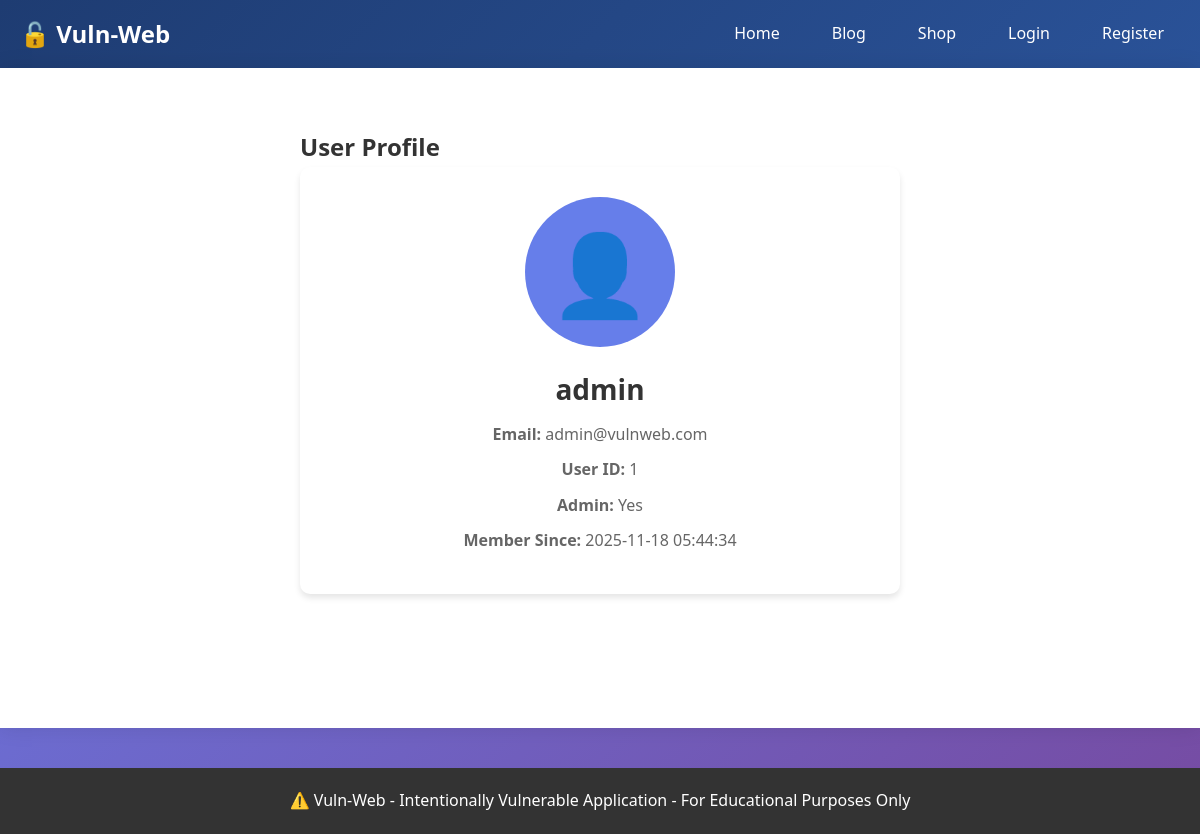
The page /user/1 on the database as committed earlier.
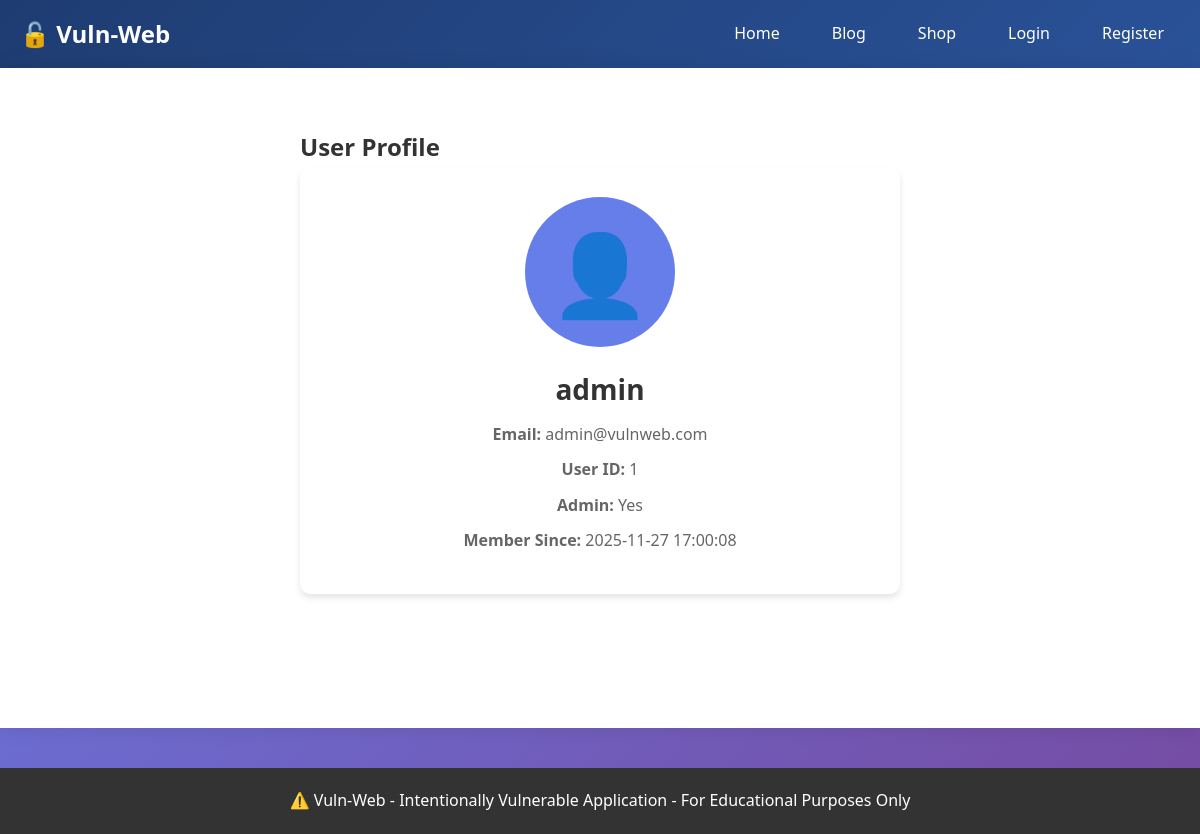
The same page on the database as committed later.
### tables this page shows
CREATE TABLE users (
            id INTEGER PRIMARY KEY AUTOINCREMENT,
            username TEXT UNIQUE NOT NULL,
            email TEXT UNIQUE NOT NULL,
            password TEXT NOT NULL,
            is_admin INTEGER DEFAULT 0,
            profile_picture TEXT,
            created_at TIMESTAMP DEFAULT CURRENT_TIMESTAMP
        );

### app/routes.py (the view)
@app.route('/user/<int:user_id>')
def view_profile(user_id):
    db = get_db()
    user = db.execute("SELECT * FROM users WHERE id = ?", (user_id,)).fetchone()
    db.close()
    if not user:
        flash('User not found!', 'error')
        return redirect(url_for('index'))
    return render_template('profile.html', user=user)

### app/__init__.py (called while the page is built)
@app.before_request
def log_post_body():
    if request.method == 'POST':
        form_data = dict(request.form)
        if not form_data:
            body_data = request.get_data(as_text=True)
        else:
            body_data = str(form_data)
        post_logger.info(
            f"POST request received",
            extra={
                "client_ip": request.remote_addr,
                "path": request.path,
                "body": body_data
            }
        )
        print(f"[POST] {request.remote_addr} -> {request.path} | Body: {body_data}")

def get_db():
    db = sqlite3.connect('vuln_web.db')
    db.row_factory = sqlite3.Row
    return db

### app/templates/profile.html (shortened to what this page needs)
{% extends "base.html" %}
{% block content %}
<div class="profile-container">
    <h2>User Profile</h2>
    <div class="profile-card">
        {% if user.profile_picture %}
            <img src="/uploads/{{ user.profile_picture }}" alt="Profile Picture" class="profile-pic">
        {% else %}
            <div class="profile-pic-placeholder">👤</div>
        {% endif %}
        <h3>{{ user.username }}</h3>
        <p><strong>Email:</strong> {{ user.email }}</p>
        <p><strong>User ID:</strong> {{ user.id }}</p>
        <p><strong>Admin:</strong> {{ 'Yes' if user.is_admin else 'No' }}</p>
        <p><strong>Member Since:</strong> {{ user.created_at }}</p>
    </div>
</div>
{% endblock %}

Rows that differ between the two databases and show on the page:
changed users "admin": created_at "2025-11-18 05:44:34" → "2025-11-27 17:00:08"
